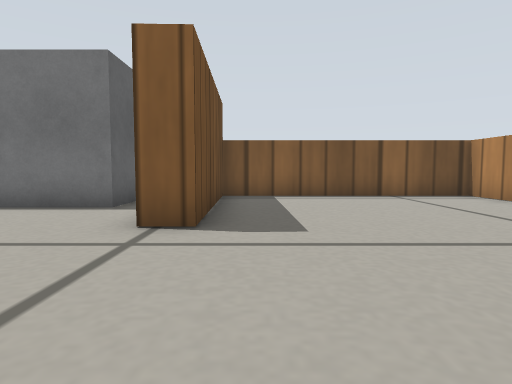
view 1 (above)

14 first-person views from a walk through a Gazebo world. The camera is 0.15 m above the floor, tilts 4° down and sees 75° across. The floor is counted in squares, 0.2 m on a side. Each view is taken from the middle of a square. On the plan, view 1 faces up. The plan holds only what a view shows up to about 11 squares ahead; the rest is blank. Gazebo's built-in surfaces are drawn with simple patterns.

view 2
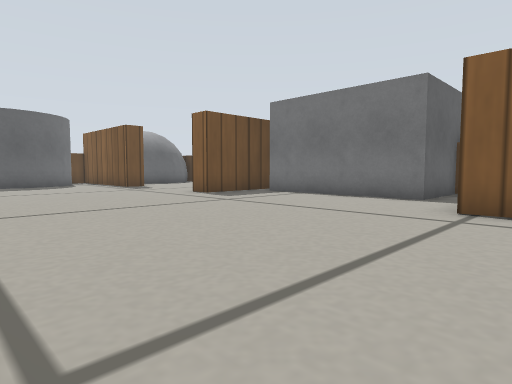

view 3
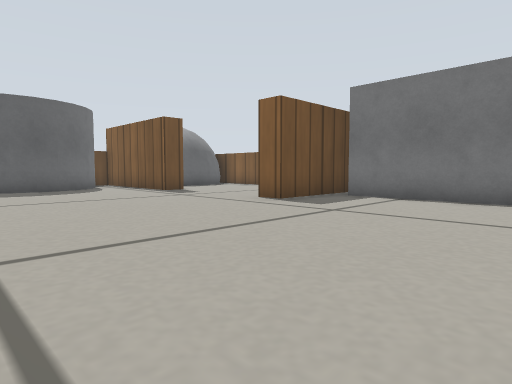

view 4
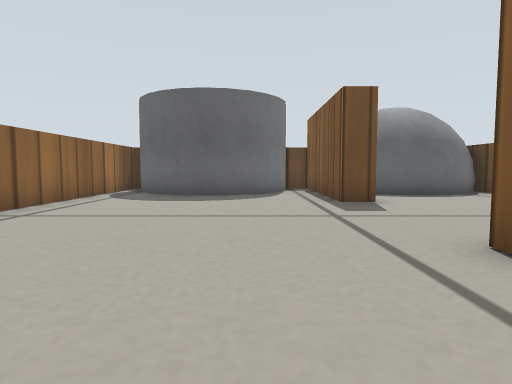

view 5
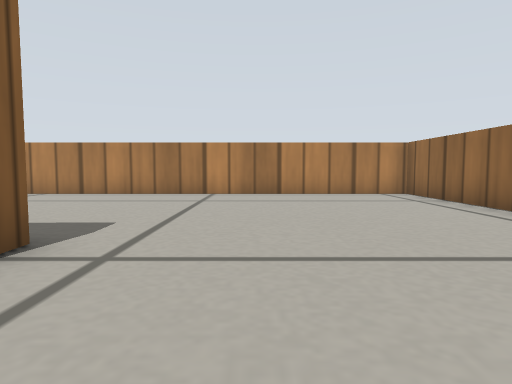

view 6
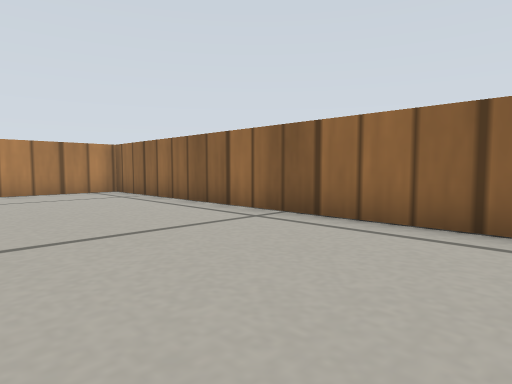

view 7
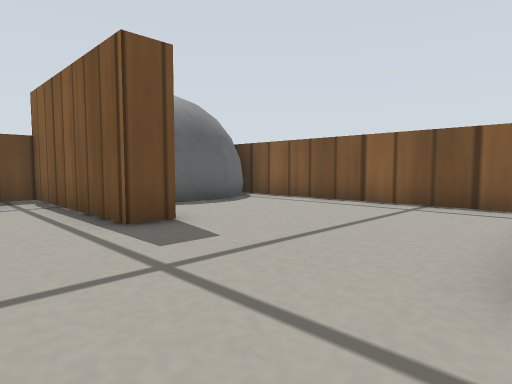

view 8
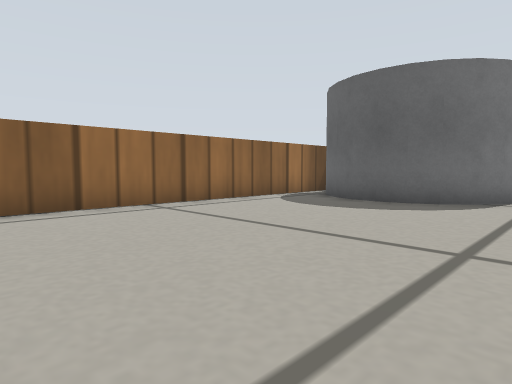

view 9
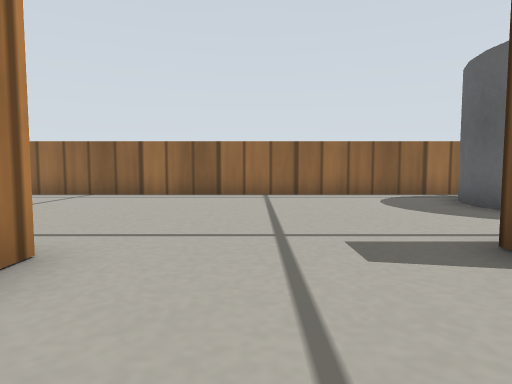

view 10
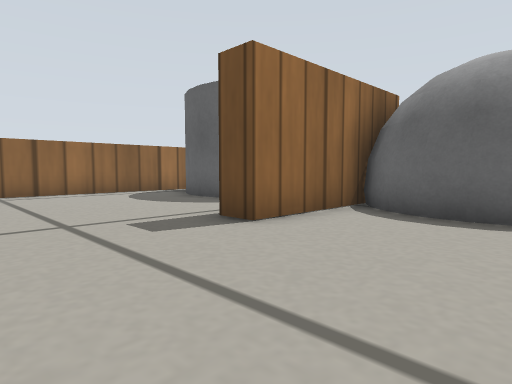

view 11
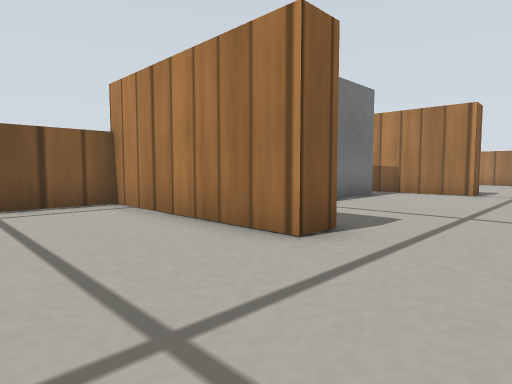

view 12
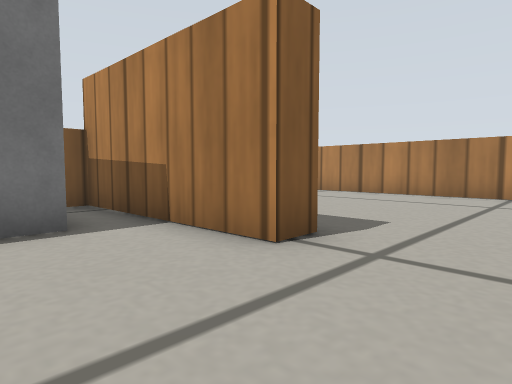

view 13
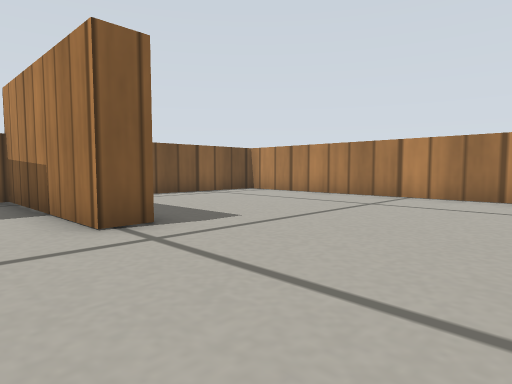

view 14
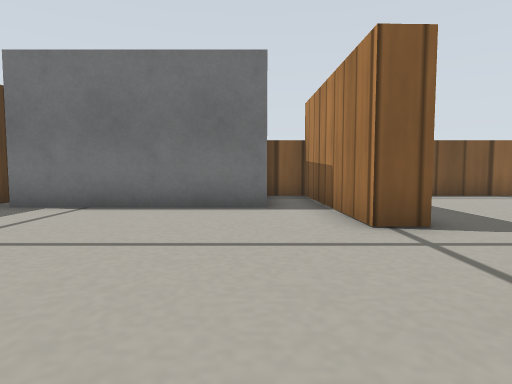

### Floor plan
Key: @ floor where view 1 was taken; # wall or solid block; . floor; B grey box; C grey cylinder; G grey ball.
Columns run from 18 left of view 1 to 6 right of it. Each row starts with its distance up from view 1.
  9  G########     B#########
  8  GG......#B    B.#......#
  7  GG......#BBBBBB.#......#
  6  GG......#.......#......#
  5  GG......#.......#......#
  4 #####...................#
  3 #C......................#
  2   C.....................#
  1   C.....................#
  0   C...............@.....#
 -1   C.....................#
 -2  C......................#
 -3  ########################

Positions as (right, up) in squares from view 1, and headings:
1: (0, 0), facing up
2: (0, -2), facing up-left
3: (-3, -2), facing up-left
4: (-6, 2), facing left
5: (-4, 2), facing right
6: (-5, 2), facing down-right
7: (-9, 2), facing up-left
8: (-8, 4), facing down-left
9: (-11, 7), facing down
10: (-10, 8), facing down-left
11: (-12, 2), facing up-right
12: (-4, 2), facing up-right
13: (-3, 0), facing up-right
14: (-3, 0), facing up
